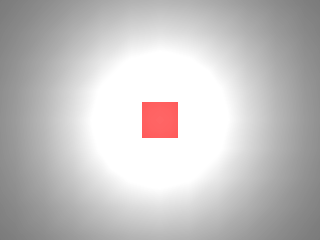

This figure's Python source:
"""Prueba minima: verifica que MuJoCo puede renderizar offscreen (camara) en Windows.
No depende de RoboCasa ni de los assets de 5GB. Solo valida el backend de OpenGL.
"""
import os
import numpy as np
import mujoco

XML = """
<mujoco>
  <worldbody>
    <light pos="0 0 2"/>
    <geom name="floor" type="plane" size="2 2 .1" rgba=".8 .8 .8 1"/>
    <body pos="0 0 .3">
      <freejoint/>
      <geom name="cube" type="box" size=".1 .1 .1" rgba="1 0 0 1"/>
    </body>
    <camera name="topcam" pos="0 0 2" xyaxes="1 0 0 0 1 0"/>
  </worldbody>
</mujoco>
"""

def main():
    print("MUJOCO_GL =", os.environ.get("MUJOCO_GL", "(default)"))
    print("mujoco version:", mujoco.__version__)
    model = mujoco.MjModel.from_xml_string(XML)
    data = mujoco.MjData(model)
    mujoco.mj_forward(model, data)
    with mujoco.Renderer(model, height=240, width=320) as r:
        r.update_scene(data, camera="topcam")
        img = r.render()
    print("render OK -> shape:", img.shape, "dtype:", img.dtype)
    print("mean RGB:", img.reshape(-1, 3).mean(axis=0))
    print("max  RGB:", img.reshape(-1, 3).max(axis=0))
    print("min  RGB:", img.reshape(-1, 3).min(axis=0))
    print("unique colors:", len(np.unique(img.reshape(-1, 3), axis=0)))
    red = (img[:, :, 0] > 120) & (img[:, :, 1] < 80) & (img[:, :, 2] < 80)
    print("pixeles rojos (cubo visible):", int(red.sum()))
    import imageio.v2 as imageio
    out = os.path.join(os.path.dirname(__file__), "win_rendertest.png")
    imageio.imwrite(out, img)
    print("imagen guardada en:", out)
    is_blank = len(np.unique(img.reshape(-1, 3), axis=0)) <= 2
    if is_blank:
        print("\nADVERTENCIA: imagen casi en blanco -> render vacio")
    else:
        print("\nOK: MuJoCo renderiza contenido (no esta en blanco) en Windows.")

if __name__ == "__main__":
    main()
